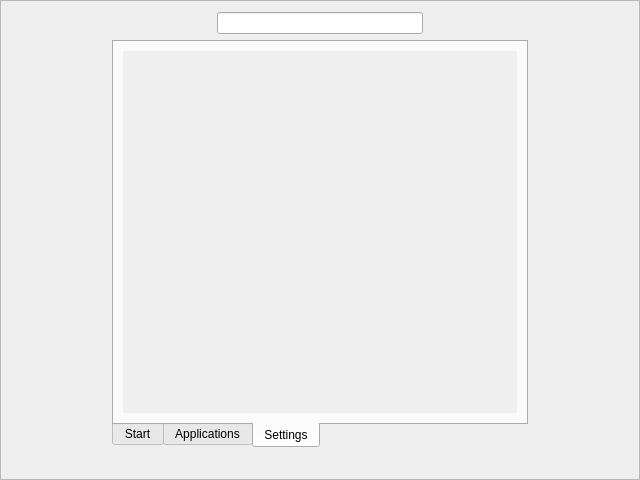
<?xml version="1.0" encoding="UTF-8"?>
<ui version="4.0">
 <class>Dash</class>
 <widget class="QFrame" name="Dash">
  <property name="geometry">
   <rect>
    <x>0</x>
    <y>0</y>
    <width>640</width>
    <height>480</height>
   </rect>
  </property>
  <property name="windowTitle">
   <string>Frame</string>
  </property>
  <property name="frameShape">
   <enum>QFrame::StyledPanel</enum>
  </property>
  <property name="frameShadow">
   <enum>QFrame::Raised</enum>
  </property>
  <layout class="QVBoxLayout" name="verticalLayout">
   <item>
    <layout class="QHBoxLayout" name="horizontalLayout">
     <item>
      <spacer name="spacerFindLeft">
       <property name="orientation">
        <enum>Qt::Horizontal</enum>
       </property>
       <property name="sizeType">
        <enum>QSizePolicy::Expanding</enum>
       </property>
       <property name="sizeHint" stdset="0">
        <size>
         <width>20</width>
         <height>20</height>
        </size>
       </property>
      </spacer>
     </item>
     <item>
      <widget class="QLineEdit" name="lineEdit">
       <property name="sizePolicy">
        <sizepolicy hsizetype="MinimumExpanding" vsizetype="Fixed">
         <horstretch>0</horstretch>
         <verstretch>0</verstretch>
        </sizepolicy>
       </property>
       <property name="focusPolicy">
        <enum>Qt::TabFocus</enum>
       </property>
      </widget>
     </item>
     <item>
      <spacer name="spacerFindRight">
       <property name="orientation">
        <enum>Qt::Horizontal</enum>
       </property>
       <property name="sizeType">
        <enum>QSizePolicy::Expanding</enum>
       </property>
       <property name="sizeHint" stdset="0">
        <size>
         <width>20</width>
         <height>20</height>
        </size>
       </property>
      </spacer>
     </item>
    </layout>
   </item>
   <item>
    <layout class="QHBoxLayout" name="horizontalLayout_4">
     <item>
      <spacer name="spacerAppsLeft">
       <property name="orientation">
        <enum>Qt::Horizontal</enum>
       </property>
       <property name="sizeType">
        <enum>QSizePolicy::Minimum</enum>
       </property>
       <property name="sizeHint" stdset="0">
        <size>
         <width>100</width>
         <height>20</height>
        </size>
       </property>
      </spacer>
     </item>
     <item>
      <widget class="QTabWidget" name="tabs">
       <property name="tabPosition">
        <enum>QTabWidget::South</enum>
       </property>
       <property name="tabShape">
        <enum>QTabWidget::Rounded</enum>
       </property>
       <property name="currentIndex">
        <number>2</number>
       </property>
       <property name="elideMode">
        <enum>Qt::ElideNone</enum>
       </property>
       <property name="usesScrollButtons">
        <bool>true</bool>
       </property>
       <property name="documentMode">
        <bool>false</bool>
       </property>
       <property name="tabsClosable">
        <bool>false</bool>
       </property>
       <widget class="QWidget" name="tabStart">
        <attribute name="title">
         <string>Start</string>
        </attribute>
        <layout class="QHBoxLayout" name="horizontalLayout_2">
         <item>
          <widget class="QScrollArea" name="scrollAreaStart">
           <property name="widgetResizable">
            <bool>true</bool>
           </property>
           <widget class="QWidget" name="start">
            <property name="geometry">
             <rect>
              <x>0</x>
              <y>0</y>
              <width>382</width>
              <height>344</height>
             </rect>
            </property>
           </widget>
          </widget>
         </item>
        </layout>
       </widget>
       <widget class="QWidget" name="tabApps">
        <attribute name="title">
         <string>Applications</string>
        </attribute>
        <layout class="QHBoxLayout" name="horizontalLayout_5">
         <item>
          <widget class="QScrollArea" name="scrollArea">
           <property name="frameShape">
            <enum>QFrame::NoFrame</enum>
           </property>
           <property name="frameShadow">
            <enum>QFrame::Plain</enum>
           </property>
           <property name="lineWidth">
            <number>0</number>
           </property>
           <property name="widgetResizable">
            <bool>true</bool>
           </property>
           <property name="alignment">
            <set>Qt::AlignCenter</set>
           </property>
           <widget class="QWidget" name="apps">
            <property name="geometry">
             <rect>
              <x>0</x>
              <y>0</y>
              <width>384</width>
              <height>346</height>
             </rect>
            </property>
           </widget>
          </widget>
         </item>
        </layout>
       </widget>
       <widget class="QWidget" name="tabSettings">
        <attribute name="title">
         <string>Settings</string>
        </attribute>
        <layout class="QHBoxLayout" name="horizontalLayout_3">
         <item>
          <widget class="QScrollArea" name="scrollAreaSettings">
           <property name="frameShape">
            <enum>QFrame::NoFrame</enum>
           </property>
           <property name="frameShadow">
            <enum>QFrame::Plain</enum>
           </property>
           <property name="lineWidth">
            <number>0</number>
           </property>
           <property name="verticalScrollBarPolicy">
            <enum>Qt::ScrollBarAsNeeded</enum>
           </property>
           <property name="sizeAdjustPolicy">
            <enum>QAbstractScrollArea::AdjustToContents</enum>
           </property>
           <property name="widgetResizable">
            <bool>true</bool>
           </property>
           <property name="alignment">
            <set>Qt::AlignCenter</set>
           </property>
           <widget class="QWidget" name="settings">
            <property name="geometry">
             <rect>
              <x>0</x>
              <y>0</y>
              <width>384</width>
              <height>346</height>
             </rect>
            </property>
           </widget>
          </widget>
         </item>
        </layout>
       </widget>
      </widget>
     </item>
     <item>
      <spacer name="spacerAppsRight">
       <property name="orientation">
        <enum>Qt::Horizontal</enum>
       </property>
       <property name="sizeType">
        <enum>QSizePolicy::Minimum</enum>
       </property>
       <property name="sizeHint" stdset="0">
        <size>
         <width>100</width>
         <height>20</height>
        </size>
       </property>
      </spacer>
     </item>
    </layout>
   </item>
   <item>
    <spacer name="spacerBottom">
     <property name="orientation">
      <enum>Qt::Vertical</enum>
     </property>
     <property name="sizeType">
      <enum>QSizePolicy::Maximum</enum>
     </property>
     <property name="sizeHint" stdset="0">
      <size>
       <width>20</width>
       <height>20</height>
      </size>
     </property>
    </spacer>
   </item>
  </layout>
 </widget>
 <resources/>
 <connections/>
</ui>
